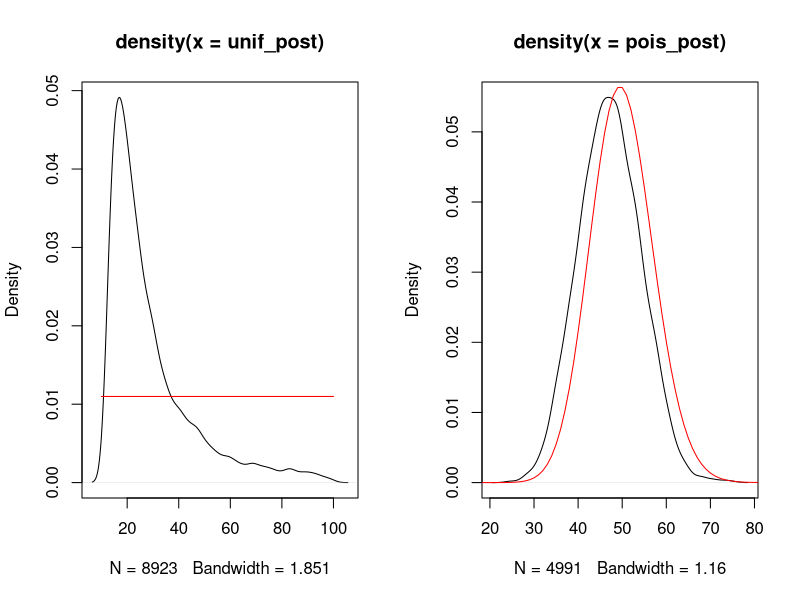

The R source for this figure:
n_sim = 1e5

# Data
n_marked = 5 # n
n_recaptured = 10 # K
n_recap_marked = 3 # k

# Prior
unif_min = 10
unif_max = 100
unif_prior = sample(unif_min:unif_max, n_sim, replace = TRUE)

pois_lambda = 50
pois_prior = rpois(n_sim, pois_lambda)

# Generative model
gen_model = function(n_total)
{
  marked = rep(1, n_marked)
  unmarked = rep(0, n_total-n_marked)
  
  pop = c(marked, unmarked)
 
  sum(sample(pop, n_recaptured, replace=FALSE))
}

# Simuate data
sim_unif = sapply(unif_prior, gen_model)
sim_pois = sapply(pois_prior, gen_model)


# Posterior draws
unif_post = unif_prior[sim_unif == n_recap_marked]
pois_post = pois_prior[sim_pois == n_recap_marked]


par(mfrow=c(1,2))
n = 10:100

plot(density(unif_post))
lines(n, rep(1/length(n),length(n)), col='red')

plot(density(pois_post))
lines(n, dpois(n,lambda = pois_lambda),col='red')
